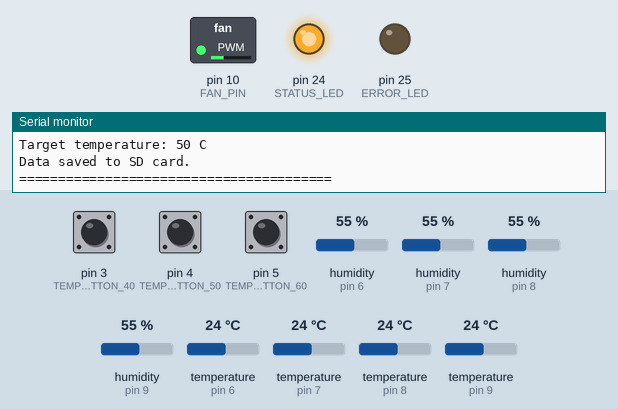
This sketch was run on a simulated Arduino Mega 2560, built with avr-gcc and run on an emulated ATmega2560. On the bench: switched loads named in the sketch (green lamp = pin HIGH), output pins drawn as LEDs (lit = HIGH), the last lines printed to the serial monitor. The inputs (shaded band) are chosen by the test bench; at power-on: pin 3 (TEMP_BUTTON_40) HIGH, temperature (sensors on pin 8, pin 7, pin 6, pin 9) 24 °C, pin 4 (TEMP_BUTTON_50) HIGH, pin 5 (TEMP_BUTTON_60) HIGH, humidity (sensors on pin 6, pin 7, pin 8, pin 9) 55 %. Storage starts empty.

Above: at 2.7 s.
2.8 s: pin 3 (TEMP_BUTTON_40) pulled LOW for 0.15 s
10.4 s: temperature (sensor on pin 8) set to 41 °C
At 14.1 s:
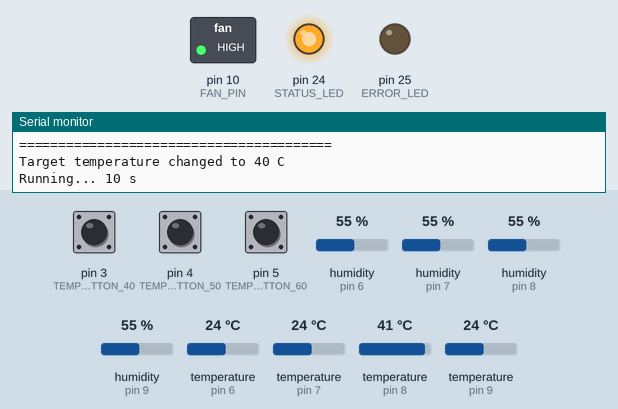
14.5 s: temperature (sensor on pin 8) set to 12 °C
At 16.4 s:
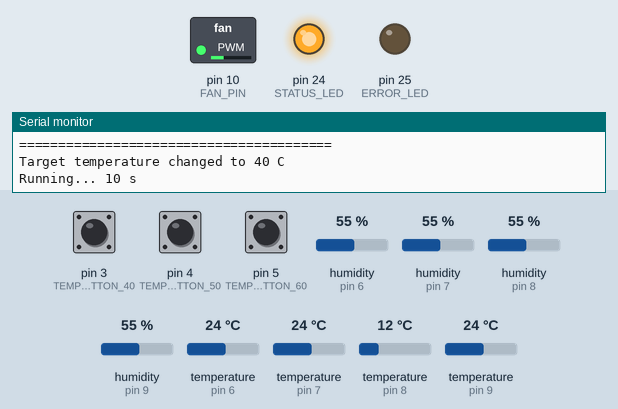
17.5 s: temperature (sensor on pin 7) set to 41 °C
At 19.8 s:
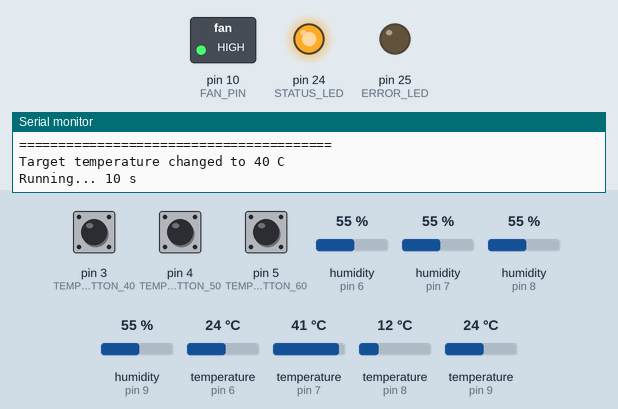
Timing chart, 0 to 21.3 s (numbered marks = the images above; inputs shaded):
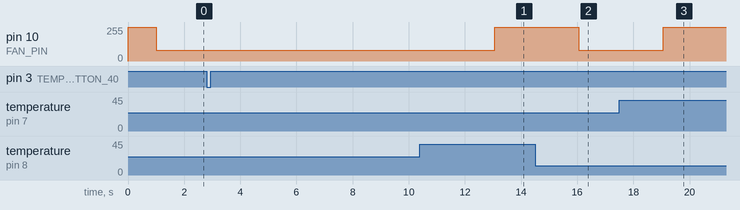

Measured:
- after the input at 10.4 s, pin 10 (FAN_PIN): 80/255 → 255/255 after 2.7 s
- after the input at 14.5 s, pin 10 (FAN_PIN): 255/255 → 80/255 after 1.6 s
- after the input at 17.5 s, pin 10 (FAN_PIN): 80/255 → 255/255 after 1.6 s

The sketch:

LEN005_arduino_code.ino
```cpp
#include <DHT.h>
#include <PID_v1_bc.h>
#include <SPI.h>
#include <SD.h>

// =====================================================
// LENGKUAS DRYING EXPERIMENT
//
// - DHT1-DHT4: Temperatur + Luftfeuchtigkeit
// - Speicherung JEDE MINUTE
// - Ausgabe JEDE MINUTE im Serial Monitor
// - Fan Speed wird gespeichert
// - Zieltemperatur wird gespeichert
// - 40 / 50 / 60 C jederzeit über Taster
// - Status LED zeigt: Arduino läuft
// - Error LED zeigt Fehler
// =====================================================


// =====================================================
// DHT-SENSOREN
// =====================================================

#define DHTTYPE DHT21

#define DHT_PIN_1 6
#define DHT_PIN_2 7
#define DHT_PIN_3 8
#define DHT_PIN_4 9

DHT dht1(DHT_PIN_1, DHTTYPE);
DHT dht2(DHT_PIN_2, DHTTYPE);
DHT dht3(DHT_PIN_3, DHTTYPE);
DHT dht4(DHT_PIN_4, DHTTYPE);


// Aktuellste Messwerte
float temps[4] = {NAN, NAN, NAN, NAN};
float hums[4]  = {NAN, NAN, NAN, NAN};


// =====================================================
// TASTER
// =====================================================

#define TEMP_BUTTON_40 3
#define TEMP_BUTTON_50 4
#define TEMP_BUTTON_60 5


// =====================================================
// LEDs
// =====================================================

#define STATUS_LED 24
#define ERROR_LED 25


// =====================================================
// SD-KARTE
// =====================================================

#define SD_CS_PIN 53

bool sdOK = false;

char dataFilename[13];


// =====================================================
// LÜFTER
// =====================================================

#define FAN_PIN 10

const int MIN_FAN_SPEED = 80;

int currentFanSpeed = MIN_FAN_SPEED;


// =====================================================
// ZIELTEMPERATUR
// =====================================================

float targetTemp = 50.0;


// =====================================================
// PID
// =====================================================

double inputTemp = 0;
double fanOutput = 0;
double targetTempPID = 50;

double Kp = 500;
double Ki = 0.1;
double Kd = 10;

PID myPID(
  &inputTemp,
  &fanOutput,
  &targetTempPID,
  Kp,
  Ki,
  Kd,
  REVERSE
);


// =====================================================
// ZEITINTERVALLE
// =====================================================

// DHT21 nicht ständig auslesen.
// Alle 3 Sekunden reicht völlig.
const unsigned long SENSOR_INTERVAL = 3000UL;

// Daten jede Minute speichern
const unsigned long LOG_INTERVAL = 60000UL;

// Diagnoseausgabe alle 10 Sekunden
const unsigned long HEARTBEAT_INTERVAL = 10000UL;


// Zeitvariablen
unsigned long experimentStart = 0;

unsigned long lastSensorRead = 0;

unsigned long lastLogTime = 0;

unsigned long lastHeartbeat = 0;


// =====================================================
// DATEINAMEN ERZEUGEN
//
// LEN001.CSV
// LEN002.CSV
// ...
// =====================================================

void createNewFilename() {

  for (int i = 1; i <= 999; i++) {

    snprintf(
      dataFilename,
      sizeof(dataFilename),
      "LEN%03d.CSV",
      i
    );

    if (!SD.exists(dataFilename)) {

      return;
    }
  }

  strcpy(dataFilename, "LEN999.CSV");
}


// =====================================================
// DHT-SENSOREN AUSLESEN
// =====================================================

void readDHTSensors() {

  temps[0] = dht1.readTemperature();
  hums[0]  = dht1.readHumidity();

  temps[1] = dht2.readTemperature();
  hums[1]  = dht2.readHumidity();

  temps[2] = dht3.readTemperature();
  hums[2]  = dht3.readHumidity();

  temps[3] = dht4.readTemperature();
  hums[3]  = dht4.readHumidity();
}


// =====================================================
// TEMPERATURTASTER
// =====================================================

void readButtons() {

  if (digitalRead(TEMP_BUTTON_40) == LOW) {

    if (targetTemp != 40.0) {

      targetTemp = 40.0;

      Serial.println();
      Serial.println("Target temperature changed to 40 C");
    }
  }

  else if (digitalRead(TEMP_BUTTON_50) == LOW) {

    if (targetTemp != 50.0) {

      targetTemp = 50.0;

      Serial.println();
      Serial.println("Target temperature changed to 50 C");
    }
  }

  else if (digitalRead(TEMP_BUTTON_60) == LOW) {

    if (targetTemp != 60.0) {

      targetTemp = 60.0;

      Serial.println();
      Serial.println("Target temperature changed to 60 C");
    }
  }
}


// =====================================================
// LÜFTER REGELN
// =====================================================

void controlFan() {

  float highestTemp = -1000;

  bool validTemperature = false;


  // DHT2-DHT4 sind die Sensoren im Trockner

  for (int i = 1; i < 4; i++) {

    if (!isnan(temps[i])) {

      if (!validTemperature || temps[i] > highestTemp) {

        highestTemp = temps[i];
      }

      validTemperature = true;
    }
  }


  // ===================================================
  // FALLS KEIN INTERNER SENSOR FUNKTIONIERT
  // ===================================================

  if (!validTemperature) {

    // Lüfter trotzdem laufen lassen
    currentFanSpeed = MIN_FAN_SPEED;

    analogWrite(
      FAN_PIN,
      currentFanSpeed
    );

    digitalWrite(
      ERROR_LED,
      HIGH
    );

    return;
  }


  // ===================================================
  // PID
  // ===================================================

  inputTemp = highestTemp;

  targetTempPID = targetTemp;

  myPID.Compute();


  currentFanSpeed =
    constrain(
      max(
        (int)fanOutput,
        MIN_FAN_SPEED
      ),
      MIN_FAN_SPEED,
      255
    );


  analogWrite(
    FAN_PIN,
    currentFanSpeed
  );


  // Wenn SD okay ist, Error LED wieder aus
  if (sdOK) {

    digitalWrite(
      ERROR_LED,
      LOW
    );
  }
}


// =====================================================
// SD-KARTE BESCHREIBEN
// =====================================================

bool writeToSD(String line) {

  if (!sdOK) {

    digitalWrite(
      ERROR_LED,
      HIGH
    );

    return false;
  }


  File file = SD.open(
    dataFilename,
    FILE_WRITE
  );


  if (!file) {

    digitalWrite(
      ERROR_LED,
      HIGH
    );

    return false;
  }


  file.println(line);

  file.flush();

  file.close();


  return true;
}


// =====================================================
// MINUTENMESSUNG
// =====================================================

void logMeasurement() {

  float minutesSinceStart =
    (millis() - experimentStart)
    / 60000.0;


  // ===================================================
  // ZUERST SERIAL MONITOR
  // ===================================================

  Serial.println();

  Serial.println(
    "========================================"
  );

  Serial.print(
    "Time: "
  );

  Serial.print(
    minutesSinceStart,
    2
  );

  Serial.println(
    " min"
  );

  Serial.println();


  // DHT1
  Serial.print("DHT1: ");
  Serial.print(temps[0], 2);
  Serial.print(" C / ");
  Serial.print(hums[0], 2);
  Serial.println(" %");


  // DHT2
  Serial.print("DHT2: ");
  Serial.print(temps[1], 2);
  Serial.print(" C / ");
  Serial.print(hums[1], 2);
  Serial.println(" %");


  // DHT3
  Serial.print("DHT3: ");
  Serial.print(temps[2], 2);
  Serial.print(" C / ");
  Serial.print(hums[2], 2);
  Serial.println(" %");


  // DHT4
  Serial.print("DHT4: ");
  Serial.print(temps[3], 2);
  Serial.print(" C / ");
  Serial.print(hums[3], 2);
  Serial.println(" %");


  Serial.println();


  Serial.print(
    "Fan speed PWM: "
  );

  Serial.println(
    currentFanSpeed
  );


  Serial.print(
    "Target temperature: "
  );

  Serial.print(
    targetTemp,
    0
  );

  Serial.println(
    " C"
  );


  // ===================================================
  // CSV-ZEILE
  // ===================================================

  String line = "";

  line += String(
    minutesSinceStart,
    2
  );


  line += "," + String(temps[0], 2);
  line += "," + String(hums[0], 2);

  line += "," + String(temps[1], 2);
  line += "," + String(hums[1], 2);

  line += "," + String(temps[2], 2);
  line += "," + String(hums[2], 2);

  line += "," + String(temps[3], 2);
  line += "," + String(hums[3], 2);

  line += "," + String(
    currentFanSpeed
  );

  line += "," + String(
    targetTemp,
    0
  );


  // ===================================================
  // SD SPEICHERN
  // ===================================================

  if (writeToSD(line)) {

    Serial.println(
      "Data saved to SD card."
    );
  }

  else {

    Serial.println(
      "ERROR: Data NOT saved to SD card!"
    );
  }


  Serial.println(
    "========================================"
  );
}


// =====================================================
// SETUP
// =====================================================

void setup() {

  Serial.begin(9600);


  // ===================================================
  // LEDS
  // ===================================================

  pinMode(
    STATUS_LED,
    OUTPUT
  );

  pinMode(
    ERROR_LED,
    OUTPUT
  );


  digitalWrite(
    STATUS_LED,
    HIGH
  );


  digitalWrite(
    ERROR_LED,
    LOW
  );


  // ===================================================
  // TASTER
  // ===================================================

  pinMode(
    TEMP_BUTTON_40,
    INPUT_PULLUP
  );

  pinMode(
    TEMP_BUTTON_50,
    INPUT_PULLUP
  );

  pinMode(
    TEMP_BUTTON_60,
    INPUT_PULLUP
  );


  // ===================================================
  // DHT
  // ===================================================

  dht1.begin();
  dht2.begin();
  dht3.begin();
  dht4.begin();


  // ===================================================
  // LÜFTER
  // ===================================================

  pinMode(
    FAN_PIN,
    OUTPUT
  );


  // Lüfter beim Start kurz volle Leistung
  analogWrite(
    FAN_PIN,
    255
  );


  delay(1000);


  currentFanSpeed =
    MIN_FAN_SPEED;


  analogWrite(
    FAN_PIN,
    currentFanSpeed
  );


  // ===================================================
  // PID
  // ===================================================

  myPID.SetMode(
    AUTOMATIC
  );


  myPID.SetOutputLimits(
    MIN_FAN_SPEED,
    255
  );


  // ===================================================
  // SD-KARTE
  // ===================================================

  Serial.println();

  Serial.println(
    "Initializing SD card..."
  );


  if (!SD.begin(SD_CS_PIN)) {

    sdOK = false;


    digitalWrite(
      ERROR_LED,
      HIGH
    );


    Serial.println(
      "ERROR: SD card initialization failed!"
    );
  }

  else {

    sdOK = true;


    Serial.println(
      "SD card initialized successfully."
    );


    createNewFilename();


    Serial.print(
      "Data file: "
    );

    Serial.println(
      dataFilename
    );


    writeToSD(
      "Time_min,"
      "Temp_DHT1_C,"
      "Hum_DHT1_pct,"
      "Temp_DHT2_C,"
      "Hum_DHT2_pct,"
      "Temp_DHT3_C,"
      "Hum_DHT3_pct,"
      "Temp_DHT4_C,"
      "Hum_DHT4_pct,"
      "FanSpeed_PWM,"
      "TargetTemp_C"
    );
  }


  // ===================================================
  // STARTZEIT
  // ===================================================

  experimentStart =
    millis();

  lastSensorRead =
    millis();

  lastLogTime =
    millis();

  lastHeartbeat =
    millis();


  Serial.println();

  Serial.println(
    "========================================"
  );

  Serial.println(
    "LENGKUAS DRYING EXPERIMENT"
  );

  Serial.println(
    "Target temperature at start: 50 C"
  );

  Serial.println(
    "Measurements every 1 minute."
  );

  Serial.println(
    "Serial heartbeat every 10 seconds."
  );

  Serial.println(
    "========================================"
  );


  // ===================================================
  // ERSTE SENSOR-MESSUNG
  // ===================================================

  readDHTSensors();

  controlFan();


  // Erste Messung bei ungefähr 0 Minuten
  logMeasurement();
}


// =====================================================
// LOOP
// =====================================================

void loop() {

  unsigned long now =
    millis();


  // ===================================================
  // TASTER IMMER PRÜFEN
  // ===================================================

  readButtons();


  // ===================================================
  // DHT + LÜFTER ALLE 3 SEKUNDEN
  // ===================================================

  if (
    now - lastSensorRead
    >= SENSOR_INTERVAL
  ) {

    lastSensorRead =
      now;


    readDHTSensors();


    controlFan();
  }


  // ===================================================
  // HEARTBEAT ALLE 10 SEKUNDEN
  //
  // Nur zur Kontrolle, dass Arduino läuft.
  // ===================================================

  if (
    now - lastHeartbeat
    >= HEARTBEAT_INTERVAL
  ) {

    lastHeartbeat =
      now;


    Serial.print(
      "Running... "
    );

    Serial.print(
      (now - experimentStart)
      / 1000
    );

    Serial.println(
      " s"
    );
  }


  // ===================================================
  // JEDE MINUTE AUSGEBEN + SPEICHERN
  // ===================================================

  if (
    now - lastLogTime
    >= LOG_INTERVAL
  ) {

    lastLogTime =
      now;


    logMeasurement();
  }
}
```
